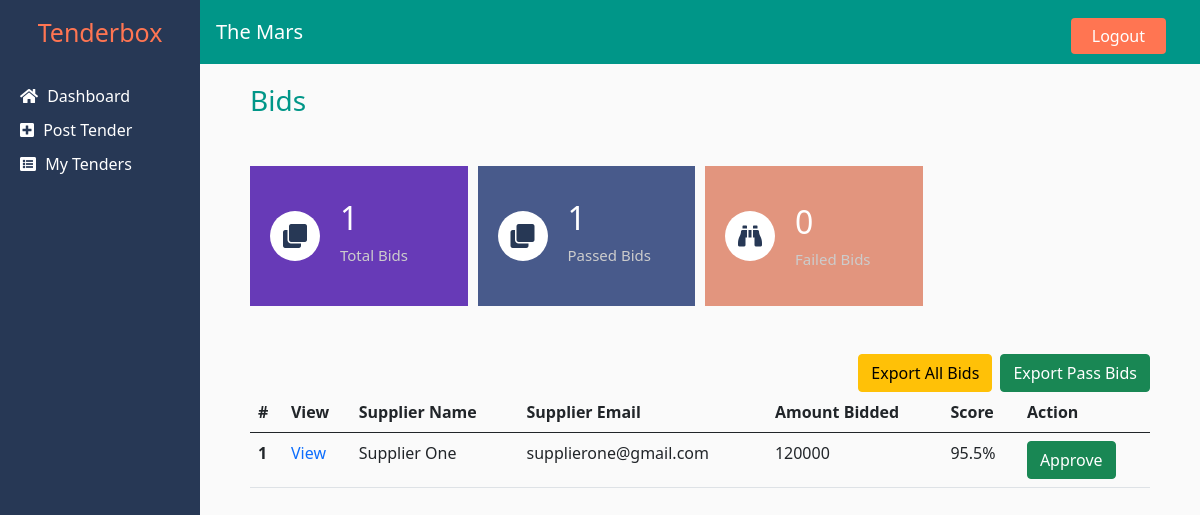
Screenshot of /organization/bids.php?tender_id=22 (signed in) with the database file from the repository.
### tables this page shows
CREATE TABLE `organisation` (
  `id` int(11) NOT NULL,
  `name` varchar(70) NOT NULL,
  `email` varchar(70) NOT NULL,
  `password` varchar(70) NOT NULL
);

CREATE TABLE `tender` (
  `id` int(11) NOT NULL,
  `org_id` int(11) NOT NULL,
  `tendername` varchar(250) NOT NULL,
  `minbudget` varchar(250) NOT NULL,
  `maxbudget` varchar(255) NOT NULL,
  `period` varchar(250) NOT NULL,
  `description` varchar(1000) NOT NULL,
  `tenderno` varchar(200) NOT NULL,
  `opendate` date NOT NULL,
  `closedate` date NOT NULL,
  `tenderdoc` varchar(200) NOT NULL,
  `sector` varchar(200) NOT NULL,
  `category` varchar(200) NOT NULL,
  `enddate` date NOT NULL
);

CREATE TABLE `supplier` (
  `id` int(11) NOT NULL,
  `name` varchar(250) NOT NULL,
  `email` varchar(250) NOT NULL,
  `password` varchar(250) NOT NULL,
  `phone` varchar(200) NOT NULL,
  `startyear` int(11) NOT NULL,
  `description` text NOT NULL,
  `type` varchar(200) NOT NULL
);

CREATE TABLE `bid_details` (
  `id` int(11) NOT NULL,
  `amount` int(11) NOT NULL,
  `tender_id` int(11) NOT NULL,
  `supplier_id` int(11) NOT NULL,
  `status` varchar(20) NOT NULL DEFAULT 'open',
  `duration` varchar(50) NOT NULL
);

### organization/functions_.php (called while the page is built, shortened)
<?php
function getBids()
{
    include 'includes/config.php';
    $tender_id = $_GET['tender_id'];
    $bids = array();
    $query = "SELECT t.tendername tendername,t.id tenderid,bd.id bidid, bd.amount,t.minbudget,t.maxbudget, bd.status, bd.duration, s.name suppliername, s.email supplieremail, s.id supplierid, td.doc tenderdocument, tmd.kra_pin, tmd.coi, tmd.cor, tmd.tcc, tmd.c_act, tmd.ctl FROM tender t INNER JOIN bid_details bd ON t.id = bd.tender_id INNER join supplier s ON bd.supplier_id = s.id INNER join tenderdocs td ON bd.tender_id = td.tender_id and bd.supplier_id= td.supplier_id INNER join tendermdocs tmd ON bd.tender_id = tmd.tender_id and bd.supplier_id= tmd.supplier_id where t.id = '$tender_id'";
    $bidsres = $conn->query($query);
    if(mysqli_num_rows($bidsres)>0){
        while($row=mysqli_fetch_assoc($bidsres)){
            array_push($bids, $row);
        }
    }
    $finalArray = array();
    foreach($bids as $bid){
        $tid = $bid["tenderid"];
        $sid = $bid["supplierid"];
        $bidres = $conn->query("SELECT * FROM bid_details where tender_id = $tid and supplier_id=$sid ") or die($conn->error);
        $bidrow=mysqli_fetch_assoc($bidres);
        $bid['bid'] = $bidrow['id'];
        $requireddocs = $conn->query("SELECT * FROM required_documents where tender_id = $tid");
        $totaldocmarks = 0;
        if(mysqli_num_rows($requireddocs) == 0 ){
            $totaldocmarks = 100;
        }else{
            while($row=mysqli_fetch_assoc($requireddocs)){
                $totaldocmarks+=$row['marks'];
            }
        }
        $bid["totaldocmarks"] = $totaldocmarks;
        $reqdocssize =  mysqli_num_rows($requireddocs);
        if($reqdocssize <= 0 ){
            $bid["documentmarks"] = 100;
            array_push($finalArray, $bid);
        }else{
            $submitteddocs = $conn->query("SELECT * FROM otherdocs where tender_id = $tid and supplier_id=$sid ");
            $submitteddocssize =  mysqli_num_rows($submitteddocs);
            if($submitteddocssize <= 0 ){
                $bid["documentmarks"] = 0;
                array_push($finalArray, $bid);
            }else{
                $marks = 0;
                while($row=mysqli_fetch_assoc($submitteddocs)){
                    $n_array =  explode("_",$row['name']);
                    $d_name = strtolower(implode(" ",$n_array));
                    $marksres = $conn->query("SELECT * FROM required_documents where tender_id = $tid and document = '$d_name'");
                    $marksarr = mysqli_fetch_assoc($marksres);
                    $marks+=$marksarr['marks'];
                }
                $bid["documentmarks"] = $marks;
                array_push($finalArray, $bid);
            }
        }
    }
    $scoredarray = array();
    foreach ($finalArray as $array) {
        $fscorepercentage = 0;
        if($array['amount']< $array['minbudget'] || $array['amount']> $array['maxbudget']){
            $fscorepercentage = 0;
        }else{
            $fscorepercentage = ($array['minbudget']/$array['amount'] + $array['amount']/$array['maxbudget'])/2;
            $fscorepercentage = number_format((float) $fscorepercentage, 4) * 100;
        }
        $tscorepercentage = $totaldocmarks > 0 ?($array['documentmarks']/$totaldocmarks) : 0;
        $tscorepercentage = number_format((float) $tscorepercentage, 4) * 100;
        if($tscorepercentage > 75){
            $score = ($fscorepercentage * 20+ $tscorepercentage * 80)/100;
            $array['score'] = $score;
            array_push($scoredarray, $array);
        }
    }
    $score_ = array_column($scoredarray, 'score');
    array_multisort($score_, SORT_DESC, $scoredarray);
    return $scoredarray;
}
?>

### organization/bids.php (the view, shortened to what this page needs)
<?php
include 'includes/config.php' ;
include 'includes/header.php' ;
include 'functions_.php';
$tender_id = $_GET['tender_id'];
$result2 = $conn->query("select * from bid_details where tender_id = '$tender_id'");
$scoredbids = getBids();
?>
<main class="d-flex">
    <?php include 'includes/sidebar.php' ?>
    <section class="page-container">
        <h3 class="page-title">Bids </h3>
        <div class="info-cards my-5">
            <div class="info-card">
                <div class="icon"><i class="fas fa-clone"></i></div>
                <div class="card-content">
                    <h2><?php echo mysqli_num_rows($result2) ?></h2>
                    <h5>Total Bids</h5>
                </div>
            </div>
            <div class="info-card">
                <div class="icon"><i class="fas fa-clone"></i></div>
                <div class="card-content">
                    <h2><?php echo count($scoredbids) ?></h2>
                    <h5>Passed Bids</h5>
                </div>
            </div>
            <div class="info-card">
                <div class="icon"><i class="fas fa-binoculars"></i></div>
                <div class="card-content">
                    <h2><?php echo mysqli_num_rows($result2)-count($scoredbids) ?></h2>
                    <h5 class="my-0">Failed Bids</h5>
                </div>
            </div>
        </div>
        <div class="d-flex justify-content-end">
            <a href="pdfs/allbids.php?tender_id=<?php echo $tender_id?>" target="_blank" class="mx-2 btn btn-warning"><i class="fa fa-pdf" aria-hidden="true"></i>Export All Bids</a>
            <a href="pdfs/passbids.php?tender_id=<?php echo $tender_id?>" target="_blank" class="btn btn-success"><i class="fa fa-pdf" aria-hidden="true"></i>Export Pass Bids</a>
        </div>
        <table class="table" style="min-width: 420px;">
            <thead>
                <tr>
                <th scope="col">#</th>
                <th scope="col">View</th>
                <th scope="col">Supplier Name</th>
                <th scope="col">Supplier Email</th>
                <th scope="col">Amount Bidded</th>
                <th scope="col">Score</th>
                <th scope="col">Action</th>
                </tr>
            </thead>
            <tbody>
                <?php
                if($scoredbids>0){
                    $count = 0;
                    foreach($scoredbids as $row):
                        $count ++;
                        $supresult = $conn->query("select * from supplier where id = '$row[supplierid]' ");
                        $suparray = mysqli_fetch_assoc($supresult);
                ?>
                    <tr>
                        <th scope="row"><?php echo $count; ?></th>
                        <td><a href="approvebid.php?tender_id=<?php echo $row['tenderid']; ?>&supplier_id=<?php echo $row['supplierid']; ?>" class="">View</a></td>
                        <td><?php echo $suparray['name'] ?></td>
                        <td><?php echo $suparray['email'] ?></td>
                        <td><?php echo $row['amount'] ?></td>
                        <td><?php echo $row['score']. "%" ?></td>
                        <td><a href="approvebid.php?tender_id=<?php echo $row['tenderid']; ?>&supplier_id=<?php echo $row['supplierid']; ?>" class="btn btn-success">Approve</a></td>
                     </tr>
                <?php endforeach; ?>
                <?php
                }
                    ?>
            </tbody>
        </table>
    </section>
</main>
<?php include 'includes/footer.php' ?>

### organization/includes/header.php (shortened to what this page needs)
<?php
include 'config.php';
$org_id = $_SESSION['org_id'];
$orgresult = $conn->query("SELECT * FROM organisation where id ='$org_id'");
$array = mysqli_fetch_assoc($orgresult);
?>
<!DOCTYPE html>
<html lang="en">
<head>
    <link href="https://cdnjs.cloudflare.com/ajax/libs/font-awesome/5.15.4/css/all.min.css" rel="stylesheet">
    <link rel="stylesheet" href="css/bootstrap.min.css">
    <link rel="stylesheet" href="css/styles.css">
</head>
<body>
    <nav class="nav">
            <h1 class="navbar-brand">Tenderbox</h1>
            <div class="nav-bar">
                <h5><?php echo $array['name'] ?></h5>
                <a href="logout.php" class="btn logout-btn" type="submit">Logout</a>
            </div>
    </nav>

### organization/css/styles.css (style rules this page uses)
a, a:hover { text-decoration: none; }
nav.nav { height: 4rem; background-color: #009688; }
.navbar-brand { width: 200px; height: 100%; font-size: 25px; background-color: #273855; display: flex; align-items: center; justify-content: center; color: #ff7552; }
.nav-bar { display: flex; align-items: center; width: calc(100% - 250px); }
.nav-bar h5 { color: #fff; }
.logout-btn , .logout-btn:hover { background-color: #ff7552; margin-left: auto; padding: 5px 20px; color: #fff; }
.page-container { padding: 0px 50px; padding-bottom: 50px; background-color: #fafafa; flex: 1; }
.page-title { margin-top: 20px; margin-bottom: 30px; color: #009688; }
.info-cards { width: 100%; display: grid; grid-template-columns: 1fr 1fr 1fr 1fr; gap: 10px; }
.info-card { background-color: #673ab7; display: flex; align-items: center; height: 140px; }
.info-card .icon { width: 50px; height: 50px; background-color: #fff; border-radius: 100%; margin: 10px 20px; display: flex; justify-content: center; align-items: center; }
.info-card .icon i { font-size: 24px; color: #273855; }
.info-card .card-content { display: flex; flex-direction: column; }
.info-card .card-content h2 { color: #fff; }
.info-card .card-content h5 { color: rgb(204, 204, 204); font-size: 15px; }
.info-card:nth-of-type(3) { background-color: #e2957e; }
.info-card:nth-of-type(2) { background-color: #485a8b; }

### rows the page displays
organisation: name "The Mars"
tender: supplier.name "Supplier One", supplier.email "supplierone@gmail.com", bid_details.amount "120000", score "95.5"

### other values shown
mysqli_num_rows($result2) "1"
count($scoredbids) "1"
mysqli_num_rows($result2)-count($scoredbids) "0"
